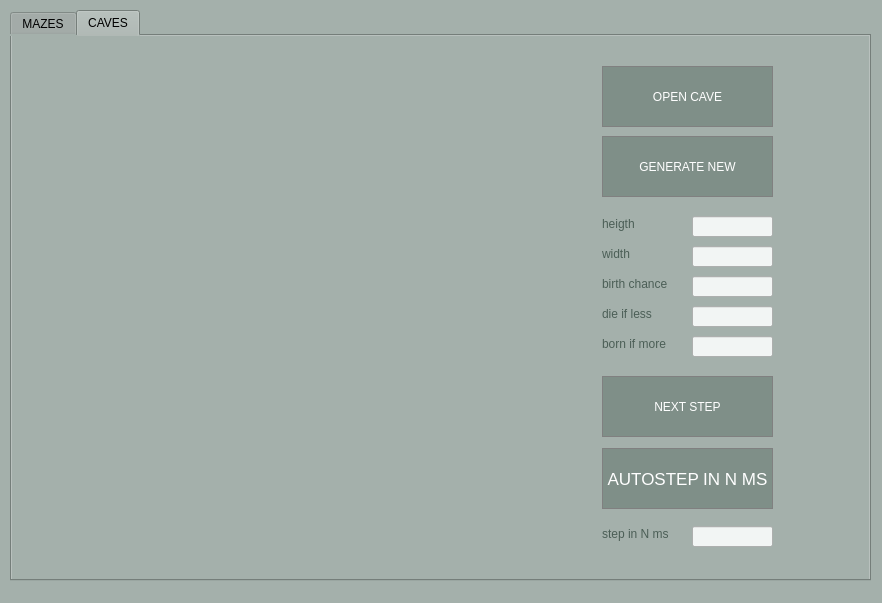
<?xml version="1.0" encoding="UTF-8"?>
<ui version="4.0">
 <class>MainWindow</class>
 <widget class="QMainWindow" name="MainWindow">
  <property name="geometry">
   <rect>
    <x>0</x>
    <y>0</y>
    <width>882</width>
    <height>603</height>
   </rect>
  </property>
  <property name="windowTitle">
   <string>MainWindow</string>
  </property>
  <property name="styleSheet">
   <string notr="true">background-color: #a4b0ab;</string>
  </property>
  <widget class="QWidget" name="centralwidget">
   <widget class="QTabWidget" name="tabWidget">
    <property name="geometry">
     <rect>
      <x>10</x>
      <y>10</y>
      <width>861</width>
      <height>571</height>
     </rect>
    </property>
    <property name="focusPolicy">
     <enum>Qt::TabFocus</enum>
    </property>
    <property name="contextMenuPolicy">
     <enum>Qt::DefaultContextMenu</enum>
    </property>
    <property name="toolTip">
     <string/>
    </property>
    <property name="styleSheet">
     <string notr="true"/>
    </property>
    <property name="tabPosition">
     <enum>QTabWidget::North</enum>
    </property>
    <property name="currentIndex">
     <number>1</number>
    </property>
    <property name="elideMode">
     <enum>Qt::ElideNone</enum>
    </property>
    <widget class="QWidget" name="maze_tab">
     <attribute name="title">
      <string>MAZES</string>
     </attribute>
     <widget class="QWidget" name="layoutWidget">
      <property name="geometry">
       <rect>
        <x>570</x>
        <y>370</y>
        <width>221</width>
        <height>23</height>
       </rect>
      </property>
      <layout class="QHBoxLayout" name="horizontalLayout">
       <item>
        <widget class="QSpinBox" name="height">
         <property name="styleSheet">
          <string notr="true">background-color : #f2f5f4; color: #66736d;</string>
         </property>
         <property name="minimum">
          <number>1</number>
         </property>
         <property name="maximum">
          <number>50</number>
         </property>
        </widget>
       </item>
       <item>
        <widget class="QSpinBox" name="width">
         <property name="styleSheet">
          <string notr="true">background-color : #f2f5f4; color: #66736d;</string>
         </property>
         <property name="minimum">
          <number>1</number>
         </property>
         <property name="maximum">
          <number>50</number>
         </property>
        </widget>
       </item>
      </layout>
     </widget>
     <widget class="MazeWidget" name="widget" native="true">
      <property name="geometry">
       <rect>
        <x>20</x>
        <y>20</y>
        <width>500</width>
        <height>500</height>
       </rect>
      </property>
      <property name="styleSheet">
       <string notr="true"/>
      </property>
     </widget>
     <widget class="QWidget" name="layoutWidget_2">
      <property name="geometry">
       <rect>
        <x>570</x>
        <y>50</y>
        <width>221</width>
        <height>301</height>
       </rect>
      </property>
      <layout class="QVBoxLayout" name="verticalLayout">
       <item>
        <widget class="QPushButton" name="OpenFileButton">
         <property name="sizePolicy">
          <sizepolicy hsizetype="Expanding" vsizetype="Expanding">
           <horstretch>0</horstretch>
           <verstretch>0</verstretch>
          </sizepolicy>
         </property>
         <property name="styleSheet">
          <string notr="true">QPushButton{
	background-color : #7f8f88;  
	color: white;
	border: 1px solid gray;
}

QPushButton:pressed {
    background-color: qlineargradient(x1: 0, y1: 0, x2: 0, y2: 1,
                                      stop: 0 #7f8f88, stop: 1 #5a7368);
}</string>
         </property>
         <property name="text">
          <string>OPEN FILE</string>
         </property>
         <property name="shortcut">
          <string>Ctrl+O</string>
         </property>
        </widget>
       </item>
       <item>
        <widget class="QPushButton" name="SaveButton">
         <property name="sizePolicy">
          <sizepolicy hsizetype="Expanding" vsizetype="Expanding">
           <horstretch>0</horstretch>
           <verstretch>0</verstretch>
          </sizepolicy>
         </property>
         <property name="styleSheet">
          <string notr="true">QPushButton{
	background-color : #7f8f88;  
	color: white;
	border: 1px solid gray;
}

QPushButton:pressed {
    background-color: qlineargradient(x1: 0, y1: 0, x2: 0, y2: 1,
                                      stop: 0 #7f8f88, stop: 1 #5a7368);
}</string>
         </property>
         <property name="text">
          <string>SAVE TO FILE</string>
         </property>
         <property name="shortcut">
          <string>Ctrl+S</string>
         </property>
        </widget>
       </item>
       <item>
        <widget class="QPushButton" name="GeneataMazeButton">
         <property name="sizePolicy">
          <sizepolicy hsizetype="Expanding" vsizetype="Expanding">
           <horstretch>0</horstretch>
           <verstretch>0</verstretch>
          </sizepolicy>
         </property>
         <property name="styleSheet">
          <string notr="true">QPushButton{
	background-color : #7f8f88;  
	color: white;
	border: 1px solid gray;
}

QPushButton:pressed {
    background-color: qlineargradient(x1: 0, y1: 0, x2: 0, y2: 1,
                                      stop: 0 #7f8f88, stop: 1 #5a7368);
}</string>
         </property>
         <property name="text">
          <string>GENERATE MAZE</string>
         </property>
         <property name="shortcut">
          <string>Ctrl+G</string>
         </property>
        </widget>
       </item>
      </layout>
     </widget>
    </widget>
    <widget class="QWidget" name="cave_tab">
     <attribute name="title">
      <string>CAVES</string>
     </attribute>
     <widget class="CaveWidget" name="cavewidget" native="true">
      <property name="geometry">
       <rect>
        <x>20</x>
        <y>20</y>
        <width>500</width>
        <height>500</height>
       </rect>
      </property>
     </widget>
     <widget class="QPushButton" name="GenerateCaveButton">
      <property name="geometry">
       <rect>
        <x>590</x>
        <y>100</y>
        <width>171</width>
        <height>61</height>
       </rect>
      </property>
      <property name="styleSheet">
       <string notr="true">QPushButton{
	background-color : #7f8f88;  
	color: white;
	border: 1px solid gray;
}

QPushButton:pressed {
    background-color: qlineargradient(x1: 0, y1: 0, x2: 0, y2: 1,
                                      stop: 0 #7f8f88, stop: 1 #5a7368);
}</string>
      </property>
      <property name="text">
       <string>GENERATE NEW</string>
      </property>
     </widget>
     <widget class="QLineEdit" name="height_input">
      <property name="geometry">
       <rect>
        <x>680</x>
        <y>180</y>
        <width>81</width>
        <height>21</height>
       </rect>
      </property>
      <property name="styleSheet">
       <string notr="true">background-color : #f2f5f4; color: #66736d;</string>
      </property>
     </widget>
     <widget class="QLabel" name="label_2">
      <property name="geometry">
       <rect>
        <x>590</x>
        <y>180</y>
        <width>58</width>
        <height>16</height>
       </rect>
      </property>
      <property name="styleSheet">
       <string notr="true">color: #4b5e56;</string>
      </property>
      <property name="text">
       <string>heigth</string>
      </property>
     </widget>
     <widget class="QLineEdit" name="width_input">
      <property name="geometry">
       <rect>
        <x>680</x>
        <y>210</y>
        <width>81</width>
        <height>21</height>
       </rect>
      </property>
      <property name="styleSheet">
       <string notr="true">background-color : #f2f5f4; color: #66736d;</string>
      </property>
     </widget>
     <widget class="QLabel" name="label_3">
      <property name="geometry">
       <rect>
        <x>590</x>
        <y>210</y>
        <width>58</width>
        <height>16</height>
       </rect>
      </property>
      <property name="styleSheet">
       <string notr="true">color: #4b5e56;</string>
      </property>
      <property name="text">
       <string>width</string>
      </property>
     </widget>
     <widget class="QLineEdit" name="bc_input">
      <property name="geometry">
       <rect>
        <x>680</x>
        <y>240</y>
        <width>81</width>
        <height>21</height>
       </rect>
      </property>
      <property name="styleSheet">
       <string notr="true">background-color : #f2f5f4; color: #66736d;</string>
      </property>
     </widget>
     <widget class="QLabel" name="label_4">
      <property name="geometry">
       <rect>
        <x>590</x>
        <y>240</y>
        <width>81</width>
        <height>16</height>
       </rect>
      </property>
      <property name="styleSheet">
       <string notr="true">color: #4b5e56;</string>
      </property>
      <property name="text">
       <string>birth chance</string>
      </property>
     </widget>
     <widget class="QLineEdit" name="die_if_less_input">
      <property name="geometry">
       <rect>
        <x>680</x>
        <y>270</y>
        <width>81</width>
        <height>21</height>
       </rect>
      </property>
      <property name="styleSheet">
       <string notr="true">background-color : #f2f5f4; color: #66736d;</string>
      </property>
     </widget>
     <widget class="QLabel" name="label_5">
      <property name="geometry">
       <rect>
        <x>590</x>
        <y>270</y>
        <width>58</width>
        <height>16</height>
       </rect>
      </property>
      <property name="styleSheet">
       <string notr="true">color: #4b5e56;</string>
      </property>
      <property name="text">
       <string>die if less</string>
      </property>
     </widget>
     <widget class="QLabel" name="label_6">
      <property name="geometry">
       <rect>
        <x>590</x>
        <y>300</y>
        <width>81</width>
        <height>16</height>
       </rect>
      </property>
      <property name="styleSheet">
       <string notr="true">color: #4b5e56;</string>
      </property>
      <property name="text">
       <string>born if more</string>
      </property>
     </widget>
     <widget class="QLineEdit" name="born_if_more_input">
      <property name="geometry">
       <rect>
        <x>680</x>
        <y>300</y>
        <width>81</width>
        <height>21</height>
       </rect>
      </property>
      <property name="styleSheet">
       <string notr="true">background-color : #f2f5f4; color: #66736d;</string>
      </property>
     </widget>
     <widget class="QPushButton" name="NextStepButton">
      <property name="geometry">
       <rect>
        <x>590</x>
        <y>340</y>
        <width>171</width>
        <height>61</height>
       </rect>
      </property>
      <property name="styleSheet">
       <string notr="true">QPushButton{
	background-color : #7f8f88;  
	color: white;
	border: 1px solid gray;
}

QPushButton:pressed {
    background-color: qlineargradient(x1: 0, y1: 0, x2: 0, y2: 1,
                                      stop: 0 #7f8f88, stop: 1 #5a7368);
}</string>
      </property>
      <property name="text">
       <string>NEXT STEP</string>
      </property>
     </widget>
     <widget class="QToolButton" name="NextStepAutoButton">
      <property name="geometry">
       <rect>
        <x>590</x>
        <y>412</y>
        <width>171</width>
        <height>61</height>
       </rect>
      </property>
      <property name="font">
       <font>
        <pointsize>13</pointsize>
       </font>
      </property>
      <property name="styleSheet">
       <string notr="true">QToolButton{
	background-color : #7f8f88;  
	color: white;
	border: 1px solid gray;
}
QToolButton:checked{
    background-color: #4b5e56;
}</string>
      </property>
      <property name="text">
       <string>AUTOSTEP IN N MS</string>
      </property>
      <property name="checkable">
       <bool>true</bool>
      </property>
      <property name="checked">
       <bool>false</bool>
      </property>
      <property name="autoRepeat">
       <bool>false</bool>
      </property>
     </widget>
     <widget class="QLineEdit" name="N_input">
      <property name="geometry">
       <rect>
        <x>680</x>
        <y>490</y>
        <width>81</width>
        <height>21</height>
       </rect>
      </property>
      <property name="styleSheet">
       <string notr="true">background-color : #f2f5f4; color: #66736d;</string>
      </property>
     </widget>
     <widget class="QLabel" name="label_7">
      <property name="geometry">
       <rect>
        <x>590</x>
        <y>490</y>
        <width>81</width>
        <height>16</height>
       </rect>
      </property>
      <property name="styleSheet">
       <string notr="true">color: #4b5e56;</string>
      </property>
      <property name="text">
       <string>step in N ms</string>
      </property>
     </widget>
     <widget class="QPushButton" name="OpenCaveButton">
      <property name="geometry">
       <rect>
        <x>590</x>
        <y>30</y>
        <width>171</width>
        <height>61</height>
       </rect>
      </property>
      <property name="styleSheet">
       <string notr="true">QPushButton{
	background-color : #7f8f88;  
	color: white;
	border: 1px solid gray;
}

QPushButton:pressed {
    background-color: qlineargradient(x1: 0, y1: 0, x2: 0, y2: 1,
                                      stop: 0 #7f8f88, stop: 1 #5a7368);
}</string>
      </property>
      <property name="text">
       <string>OPEN CAVE</string>
      </property>
     </widget>
    </widget>
   </widget>
  </widget>
 </widget>
 <customwidgets>
  <customwidget>
   <class>CaveWidget</class>
   <extends>QWidget</extends>
   <header>cavewidget.h</header>
   <container>1</container>
  </customwidget>
  <customwidget>
   <class>MazeWidget</class>
   <extends>QWidget</extends>
   <header location="global">mazewidget.h</header>
   <container>1</container>
  </customwidget>
 </customwidgets>
 <resources/>
 <connections/>
</ui>
